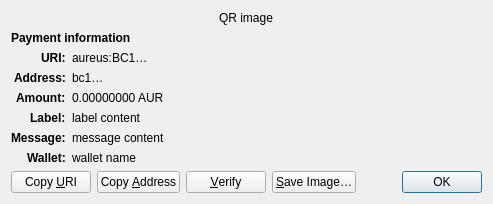
<?xml version="1.0" encoding="UTF-8"?>
<ui version="4.0">
 <class>ReceiveRequestDialog</class>
 <widget class="QDialog" name="ReceiveRequestDialog">
  <property name="geometry">
   <rect>
    <x>0</x>
    <y>0</y>
    <width>413</width>
    <height>229</height>
   </rect>
  </property>
  <property name="windowTitle">
   <string>Request payment to …</string>
  </property>
  <layout class="QGridLayout" name="gridLayout" columnstretch="0,1">
   <property name="sizeConstraint">
    <enum>QLayout::SetFixedSize</enum>
   </property>
   <item row="0" column="0" colspan="2" alignment="Qt::AlignHCenter">
    <widget class="QRImageWidget" name="qr_code">
     <property name="text">
      <string notr="true">QR image</string>
     </property>
     <property name="textInteractionFlags">
      <set>Qt::NoTextInteraction</set>
     </property>
    </widget>
   </item>
   <item row="1" column="0" colspan="2">
    <widget class="QLabel" name="payment_header">
     <property name="font">
      <font>
       <weight>75</weight>
       <bold>true</bold>
      </font>
     </property>
     <property name="text">
      <string>Payment information</string>
     </property>
     <property name="textInteractionFlags">
      <set>Qt::NoTextInteraction</set>
     </property>
    </widget>
   </item>
   <item row="2" column="0" alignment="Qt::AlignRight|Qt::AlignTop">
    <widget class="QLabel" name="uri_tag">
     <property name="font">
      <font>
       <weight>75</weight>
       <bold>true</bold>
      </font>
     </property>
     <property name="text">
      <string notr="true">URI:</string>
     </property>
     <property name="textFormat">
      <enum>Qt::PlainText</enum>
     </property>
     <property name="textInteractionFlags">
      <set>Qt::NoTextInteraction</set>
     </property>
    </widget>
   </item>
   <item row="2" column="1" alignment="Qt::AlignTop">
    <widget class="QLabel" name="uri_content">
     <property name="text">
      <string notr="true">aureus:BC1…</string>
     </property>
     <property name="textFormat">
      <enum>Qt::RichText</enum>
     </property>
     <property name="wordWrap">
      <bool>true</bool>
     </property>
     <property name="textInteractionFlags">
      <set>Qt::TextSelectableByMouse</set>
     </property>
    </widget>
   </item>
   <item row="3" column="0" alignment="Qt::AlignRight|Qt::AlignTop">
    <widget class="QLabel" name="address_tag">
     <property name="font">
      <font>
       <weight>75</weight>
       <bold>true</bold>
      </font>
     </property>
     <property name="text">
      <string>Address:</string>
     </property>
     <property name="textInteractionFlags">
      <set>Qt::NoTextInteraction</set>
     </property>
    </widget>
   </item>
   <item row="3" column="1" alignment="Qt::AlignTop">
    <widget class="QLabel" name="address_content">
     <property name="text">
      <string notr="true">bc1…</string>
     </property>
     <property name="textFormat">
      <enum>Qt::PlainText</enum>
     </property>
     <property name="textInteractionFlags">
      <set>Qt::TextSelectableByMouse</set>
     </property>
    </widget>
   </item>
   <item row="4" column="0" alignment="Qt::AlignRight|Qt::AlignTop">
    <widget class="QLabel" name="amount_tag">
     <property name="font">
      <font>
       <weight>75</weight>
       <bold>true</bold>
      </font>
     </property>
     <property name="text">
      <string>Amount:</string>
     </property>
     <property name="textInteractionFlags">
      <set>Qt::NoTextInteraction</set>
     </property>
    </widget>
   </item>
   <item row="4" column="1" alignment="Qt::AlignTop">
    <widget class="QLabel" name="amount_content">
     <property name="text">
      <string notr="true">0.00000000 AUR</string>
     </property>
     <property name="textFormat">
      <enum>Qt::PlainText</enum>
     </property>
     <property name="textInteractionFlags">
      <set>Qt::TextSelectableByMouse</set>
     </property>
    </widget>
   </item>
   <item row="5" column="0" alignment="Qt::AlignRight|Qt::AlignTop">
    <widget class="QLabel" name="label_tag">
     <property name="font">
      <font>
       <weight>75</weight>
       <bold>true</bold>
      </font>
     </property>
     <property name="text">
      <string>Label:</string>
     </property>
     <property name="textInteractionFlags">
      <set>Qt::NoTextInteraction</set>
     </property>
    </widget>
   </item>
   <item row="5" column="1" alignment="Qt::AlignTop">
    <widget class="QLabel" name="label_content">
     <property name="text">
      <string notr="true">label content</string>
     </property>
     <property name="textFormat">
      <enum>Qt::PlainText</enum>
     </property>
     <property name="wordWrap">
      <bool>true</bool>
     </property>
     <property name="textInteractionFlags">
      <set>Qt::TextSelectableByMouse</set>
     </property>
    </widget>
   </item>
   <item row="6" column="0" alignment="Qt::AlignRight|Qt::AlignTop">
    <widget class="QLabel" name="message_tag">
     <property name="font">
      <font>
       <weight>75</weight>
       <bold>true</bold>
      </font>
     </property>
     <property name="text">
      <string>Message:</string>
     </property>
     <property name="textInteractionFlags">
      <set>Qt::NoTextInteraction</set>
     </property>
    </widget>
   </item>
   <item row="6" column="1" alignment="Qt::AlignTop">
    <widget class="QLabel" name="message_content">
     <property name="text">
      <string notr="true">message content</string>
     </property>
     <property name="textFormat">
      <enum>Qt::PlainText</enum>
     </property>
     <property name="wordWrap">
      <bool>true</bool>
     </property>
     <property name="textInteractionFlags">
      <set>Qt::TextSelectableByMouse</set>
     </property>
    </widget>
   </item>
   <item row="7" column="0" alignment="Qt::AlignRight|Qt::AlignTop">
    <widget class="QLabel" name="wallet_tag">
     <property name="font">
      <font>
       <weight>75</weight>
       <bold>true</bold>
      </font>
     </property>
     <property name="text">
      <string>Wallet:</string>
     </property>
     <property name="textInteractionFlags">
      <set>Qt::NoTextInteraction</set>
     </property>
    </widget>
   </item>
   <item row="7" column="1" alignment="Qt::AlignTop">
    <widget class="QLabel" name="wallet_content">
     <property name="text">
      <string notr="true">wallet name</string>
     </property>
     <property name="textFormat">
      <enum>Qt::PlainText</enum>
     </property>
     <property name="wordWrap">
      <bool>true</bool>
     </property>
     <property name="textInteractionFlags">
      <set>Qt::TextSelectableByMouse</set>
     </property>
    </widget>
   </item>
   <item row="8" column="0" colspan="2">
    <layout class="QHBoxLayout" name="horizontalLayout">
     <item>
      <widget class="QPushButton" name="btnCopyURI">
       <property name="text">
        <string>Copy &amp;URI</string>
       </property>
       <property name="autoDefault">
        <bool>false</bool>
       </property>
      </widget>
     </item>
     <item>
      <widget class="QPushButton" name="btnCopyAddress">
       <property name="text">
        <string>Copy &amp;Address</string>
       </property>
       <property name="autoDefault">
        <bool>false</bool>
       </property>
      </widget>
     </item>
     <item>
      <widget class="QPushButton" name="btnVerify">
       <property name="text">
        <string>&amp;Verify</string>
       </property>
       <property name="toolTip">
        <string>Verify this address on e.g. a hardware wallet screen</string>
       </property>
       <property name="autoDefault">
        <bool>false</bool>
       </property>
      </widget>
     </item>
     <item>
      <widget class="QPushButton" name="btnSaveAs">
       <property name="text">
        <string>&amp;Save Image…</string>
       </property>
       <property name="autoDefault">
        <bool>false</bool>
       </property>
      </widget>
     </item>
     <item>
      <spacer name="horizontalSpacer_2">
       <property name="orientation">
        <enum>Qt::Horizontal</enum>
       </property>
       <property name="sizeHint" stdset="0">
        <size>
         <width>40</width>
         <height>20</height>
        </size>
       </property>
      </spacer>
     </item>
     <item>
      <widget class="QDialogButtonBox" name="buttonBox">
       <property name="focusPolicy">
        <enum>Qt::StrongFocus</enum>
       </property>
       <property name="standardButtons">
        <set>QDialogButtonBox::Ok</set>
       </property>
      </widget>
     </item>
    </layout>
   </item>
  </layout>
 </widget>
 <customwidgets>
  <customwidget>
   <class>QRImageWidget</class>
   <extends>QLabel</extends>
   <header>qt/qrimagewidget.h</header>
  </customwidget>
 </customwidgets>
 <tabstops>
  <tabstop>buttonBox</tabstop>
  <tabstop>btnCopyURI</tabstop>
  <tabstop>btnCopyAddress</tabstop>
  <tabstop>btnSaveAs</tabstop>
 </tabstops>
 <resources/>
 <connections>
  <connection>
   <sender>buttonBox</sender>
   <signal>accepted()</signal>
   <receiver>ReceiveRequestDialog</receiver>
   <slot>accept()</slot>
   <hints>
    <hint type="sourcelabel">
     <x>135</x>
     <y>230</y>
    </hint>
    <hint type="destinationlabel">
     <x>135</x>
     <y>126</y>
    </hint>
   </hints>
  </connection>
 </connections>
</ui>
